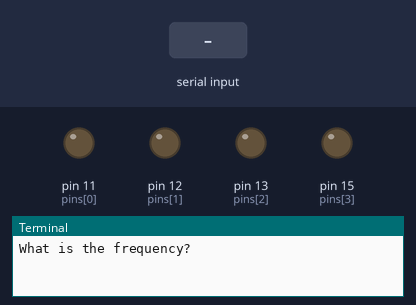
The program below on a simulated Raspberry Pi (header pin numbers). Parts: output pins drawn as LEDs (lit = HIGH), the last lines printed to the terminal. The inputs (shaded band) are chosen by the test bench.

Above: at 1.2 s.
1.3 s: "1" typed at the terminal
At 2.1 s:
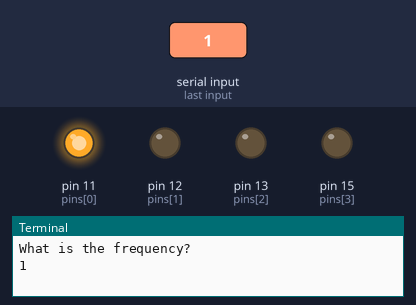
At 3.1 s:
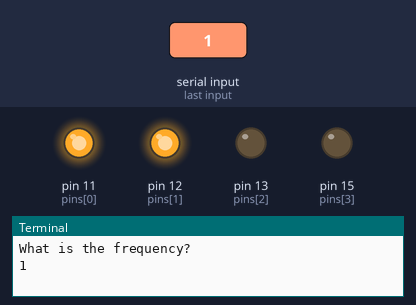
Timing chart, 0 to 16.3 s (numbered marks = the images above; inputs shaded):
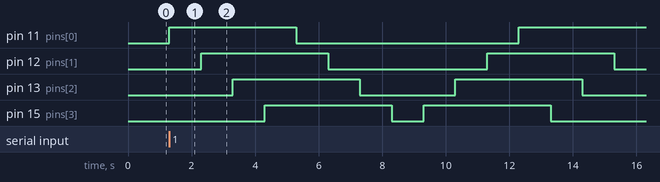

The program:

4LEDChaser.py
```python
import RPi.GPIO as GPIO
import time

GPIO.setwarnings(False)
GPIO.setmode(GPIO.BOARD) # Use RPi pin numbers

pins = [11, 12, 13, 15] # Pin list

for pin in pins:
    GPIO.setup(pin, GPIO.OUT)

def _reset():
    '''
    This function will turn of all leds
    '''
    for pin in pins:
        GPIO.output(pin, False)

def fwChase(frq):
    '''
    frq: float, number in miliseconds for sleep
    This function will fire up all leds from the first one
    in pins list to the last one with a given frequency
    '''
    for pin in pins:
        GPIO.output(pin, True)
        time.sleep(frq)
    for pin in pins:
        GPIO.output(pin, False)
        time.sleep(frq)
    for pin in reversed(pins):
        GPIO.output(pin, True)
        time.sleep(frq)
    for pin in reversed(pins):
        GPIO.output(pin, False)
        time.sleep(frq)


user_input = raw_input("What is the frequency?")
while True:
    _reset()
    fwChase(float(user_input))
```

Measured:
- after the input at 1.3 s, pin 11 (pins[0]): LOW → HIGH at once, → LOW 4.0 s later, → HIGH 7.0 s later; pin 12 (pins[1]): alternates HIGH for 4.0 s and LOW for 5.0 s, starting after 1.0 s
